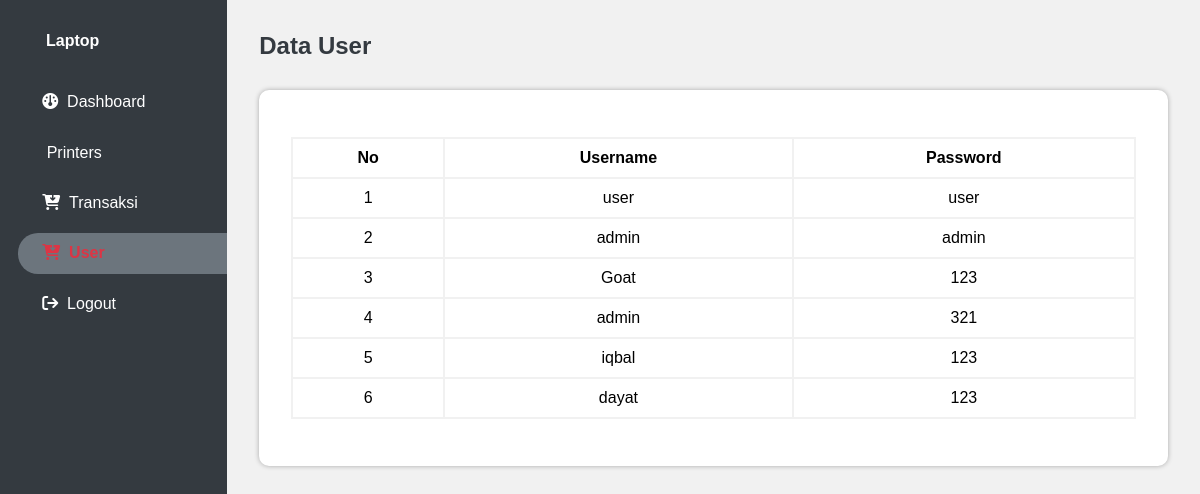
Screenshot of /admin/user.php with the database file from the repository.
### tables this page shows
CREATE TABLE `user` (
  `idUser` int(10) NOT NULL,
  `Username` varchar(50) DEFAULT NULL,
  `roles` int(11) DEFAULT NULL,
  `Password` varchar(10) DEFAULT NULL
);

### admin/user.php (the view, shortened to what this page needs)
<!DOCTYPE html>
<html lang="en">
<head>
    <link rel="stylesheet" href="../css/side.css">
    <link rel="stylesheet" href="../css/prouk.css">
</head>
<body>
<div class="sidebar">
        <h4 class="sidebar-brand">Laptop</h4>
        <ul>
        <li>
                <a href="dashboard.php"><i class="fas fa-tachometer-alt-average"></i> &nbsp;Dashboard</a>
            </li>
            <li>
                <a href="../product/index.php"><span class="iconify icon-brand" data-icon="bi:printer-fill"></span> &nbsp;Printers</a>
            </li>
            <li>
                <a href="../transaksi"><i class="fas fa-cart-arrow-down"></i> &nbsp;Transaksi</a>
            </li>
            <li class="active">
                <a href="user.php"><i class="fas fa-cart-arrow-down"></i> &nbsp;User</a>
            </li>
            <li>
                <a href="../logout.php" onclick="return confirm('Apakah Kamu Yakin Ingin Keluar ?')"> <i class="fa-solid fa-arrow-right-from-bracket"></i> &nbsp;Logout</a>
            </li>
        </ul>
    </div>
    <main>
        <div class="section-title">
            Data User
        </div>
        <div class="row">
            <div class="card mt-5">
                <div class="table-responsive">
                    <table border="1px">
                        <tr>
                            <th>No</th>
                            <th>Username</th>
                            <th>Password</th>
                        </tr>
                        <?php
                        include "../database/koneksi.php";
                        $query = "SELECT * FROM user ORDER BY idUser ASC";
                        $result = mysqli_query($koneksi, $query);
                        $no = 1;
                        while ($data = mysqli_fetch_array($result))  { ?>
                            <tr>
                                <td><?php echo $no++; ?></td>
                                <td><?php echo $data['Username'] ?></td>
                                <td><?php echo $data['Password'] ?></td>
                            </tr>
                        <?php
                        }
                        ?>
                    </table>
                </div>
            </div>
        </div>
    </main>
</body>
</html>

### css/side.css (style rules this page uses)
* { margin: 0; padding: 0; font-family: Arial, Helvetica, sans-serif; }
:root { --hex: #80080; --white : #fff; --navy: #2877EE; --hex: #ab14c2; --info: #17a2b8; --success: #28a745; --warning: #ffc107; --danger: #dc3545; --dark: #343a40; --secondary: #6c757d; }
.mt-5 { margin-top: 30px; }
body { width: 100%; overflow-x: hidden; background-color: #f1f1f1; min-height: 100vh; display: flex; justify-content: space-between; }
.sidebar { background-color: var(--dark); min-height: 100vh; width: 20%; }
.sidebar-brand { color: var(--white); display: flex; align-items: center; margin-left: 30px; padding: 2em 1em; }
.sidebar ul { list-style: none; }
.sidebar ul li { display: flex; width: 92%; align-items: center; float: right; margin-bottom: 10px; }
.sidebar ul .active a { color: var(--danger); background-color: var(--secondary); transition: .2s all; font-weight: 600; }
.sidebar ul li a { padding: .7em 1.5em; width: 100%; text-decoration: none; border-top-left-radius: 20px; border-bottom-left-radius: 20px; color: var(--white); }
main { width: 80%; min-height: 100vh; display: flex; padding: 2em; flex-direction: column; }
.section-title { color: var(--dark); font-weight: 600; font-size: 24px; text-transform: capitalize; }

### css/prouk.css (style rules this page uses)
.card { display: flex; justify-content: center; flex-direction: column; background: #FFF; border-radius: 10px; width: 100%; height: 100%; box-shadow: 0 0 5px rgba(0, 0, 0, .3); }
.table-responsive { padding: 2em; }
table { width: 100%; margin-top: 1m; padding: 2em; border-collapse:collapse; caption-side:bottom; }
table, th, td { border: solid 2px #f1f1f1; padding: 10px; }
td { text-align: center; }

### rows the page displays
user: Username "user", Password "user"
user: Username "admin", Password "admin"
user: Username "Goat", Password "123"
user: Username "admin", Password "321"
user: Username "iqbal", Password "123"
user: Username "dayat", Password "123"
